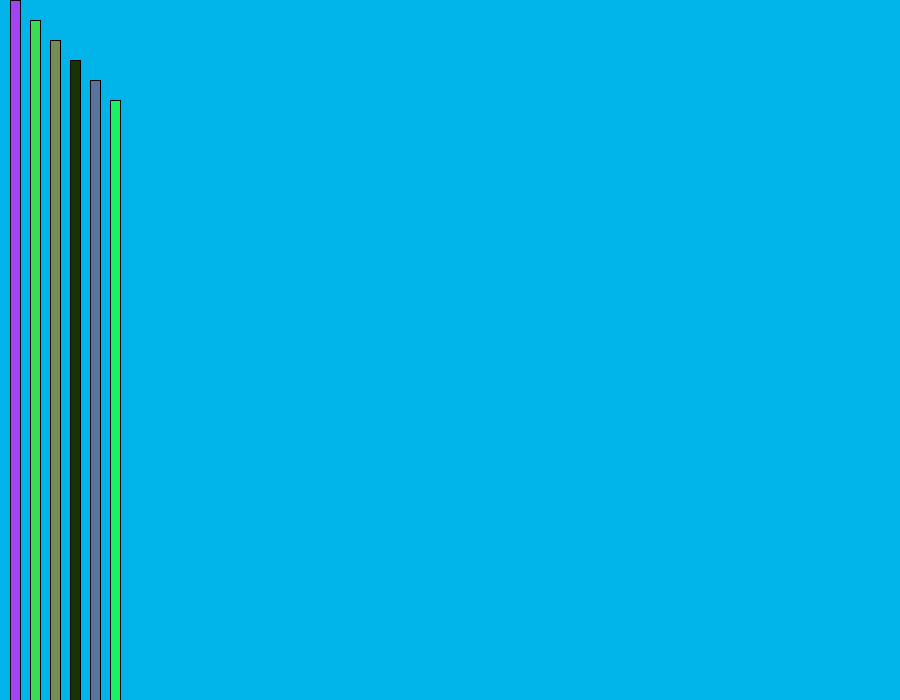
Frame 1 (no input)
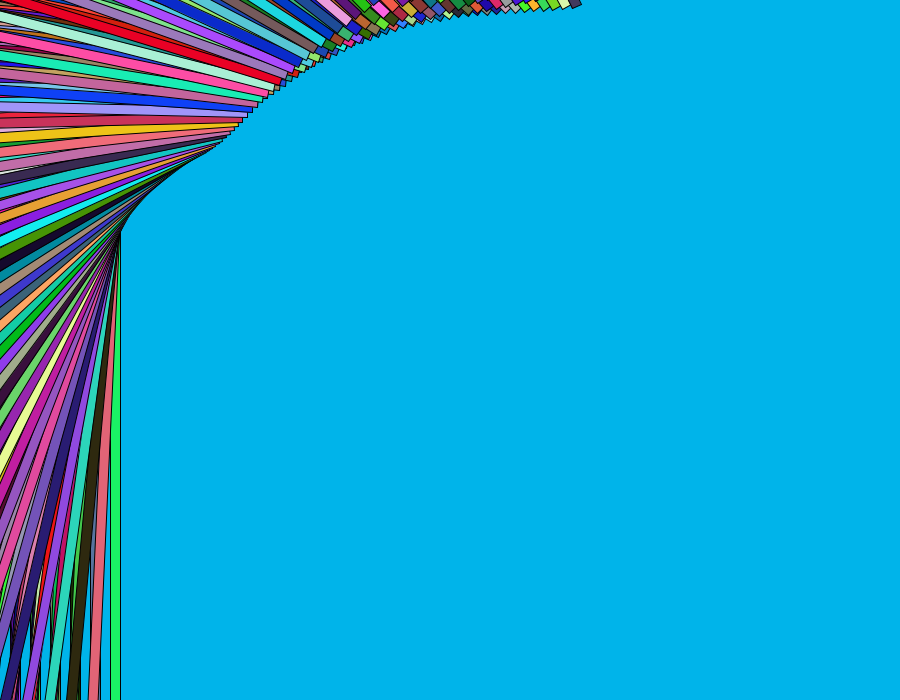
Frame 60 (the mouse pressed at the canvas centre just before this capture)
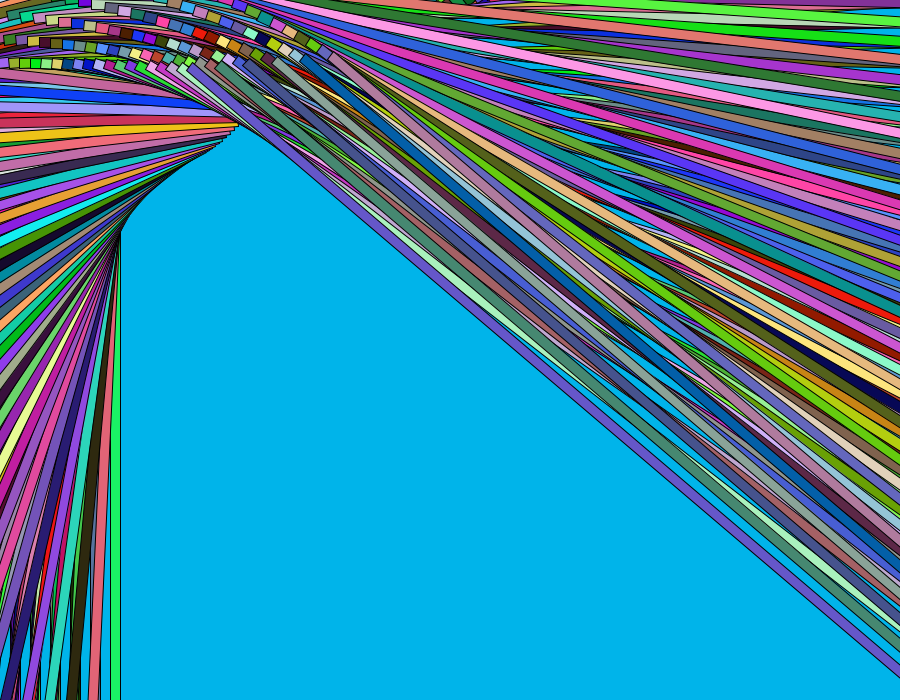
Frame 120 (the mouse held since frame 60 and released just before this capture)

The Processing sketch that drew these frames (run headless with seeded random() and noise(); from frame 60 on, the mouse is pressed at the canvas centre):

// Processing sketch: processing_34228
// ── processing_34228.pde

int j=0;
int y=0;
float r=0;
int sweeps=0;

void setup () {
  size (900,700);
  smooth();
  //noStroke();
  background (0, 180, 234);
  //rectMode(CENTER);
}

void draw () {

  translate (j, y);
  rotate (r);
  translate (-j, -y);

  j=j+10;
  //println (j);
  //rectangle loop
  for (int i=0; i<=100; i=i+20) {

    //println (i);
    fill (random(256), random(256), random(256));
    rect (i+j, i+y, 10, 1000);
  }
  if (j>width) {
    j=-100;
    y= int( random(0, height));
    sweeps= sweeps+1;
    if (sweeps==6) {
      sweeps=0;
      background (0, 180, 234);
    }
  }
  r=r+PI/69;
}
